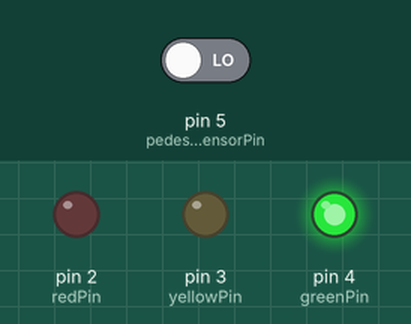
This sketch was run on a simulated Arduino Uno, built with avr-gcc and run on an emulated ATmega328P. Parts: output pins drawn as LEDs (lit = HIGH). The inputs (shaded band) are chosen by the test bench; at power-on: pin 5 (pedestrianSensorPin) LOW.

Above: at 0.1 s.
At 5.1 s:
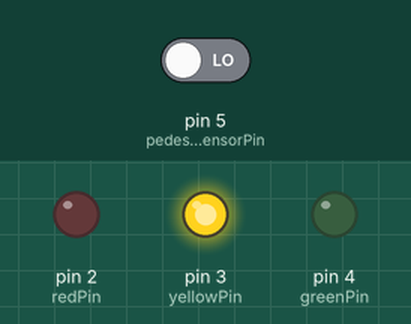
At 7.1 s:
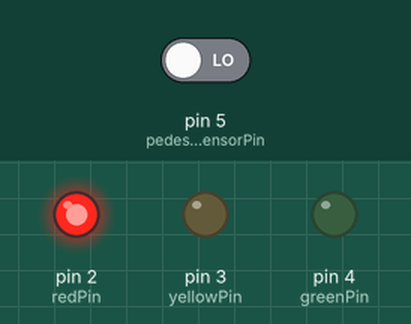
At 17.1 s:
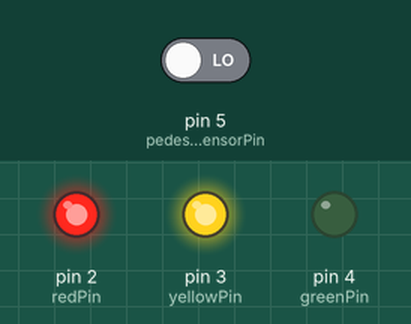
At 36.1 s:
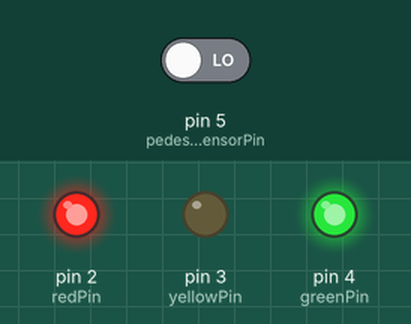
Timing chart, 0 to 37.6 s (numbered marks = the images above):
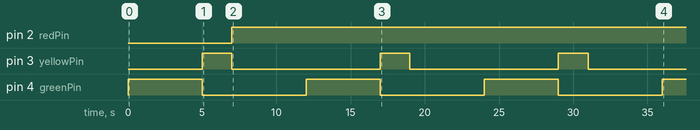

Measured:
- by itself, pin 2 (redPin): LOW → HIGH at 7.0 s
- by itself, pin 3 (yellowPin): alternates HIGH for 2.0 s and LOW for 10.0 s
- by itself, pin 4 (greenPin): alternates HIGH for 5.0 s and LOW for 7.0 s

The sketch:

SmartTrafficLight.ino
```cpp
// Define pin numbers for traffic light signals and sensors
const int redPin = 2;
const int yellowPin = 3;
const int greenPin = 4;
const int pedestrianSensorPin = 5;

// Define traffic light timings (in milliseconds)
const int greenTime = 5000; // 5 seconds
const int yellowTime = 2000; // 2 seconds
const int redTime = 5000; // 5 seconds
const int pedestrianSignalTime = 5000; // 5 seconds

// Variables to track the traffic light state
enum TrafficLightState { GREEN, YELLOW, RED };
TrafficLightState trafficLightState = GREEN;

void setup() {
  // Initialize traffic light pins as OUTPUT
  pinMode(redPin, OUTPUT);
  pinMode(yellowPin, OUTPUT);
  pinMode(greenPin, OUTPUT);

  // Initialize pedestrian sensor pin as INPUT
  pinMode(pedestrianSensorPin, INPUT);
}

void loop() {
  switch (trafficLightState) {
    case GREEN:
      // Green signal
      digitalWrite(greenPin, HIGH);
      delay(greenTime);

      // Transition to yellow
      trafficLightState = YELLOW;
      break;

    case YELLOW:
      // Yellow signal
      digitalWrite(greenPin, LOW);
      digitalWrite(yellowPin, HIGH);
      delay(yellowTime);

      // Check for pedestrian signal request
      if (digitalRead(pedestrianSensorPin) == HIGH) {
        // Transition to pedestrian signal
        trafficLightState = RED;
        break;
      }

      // Transition to red
      trafficLightState = RED;
      break;

    case RED:
      // Red signal
      digitalWrite(yellowPin, LOW);
      digitalWrite(redPin, HIGH);
      delay(redTime);

      // Check for pedestrian signal request
      if (digitalRead(pedestrianSensorPin) == HIGH) {
        // Activate pedestrian signal
        digitalWrite(redPin, LOW);
        digitalWrite(yellowPin, HIGH);
        delay(pedestrianSignalTime);
        digitalWrite(yellowPin, LOW);
        digitalWrite(redPin, HIGH);
      }

      // Transition to green
      trafficLightState = GREEN;
      break;
  }
}
```
